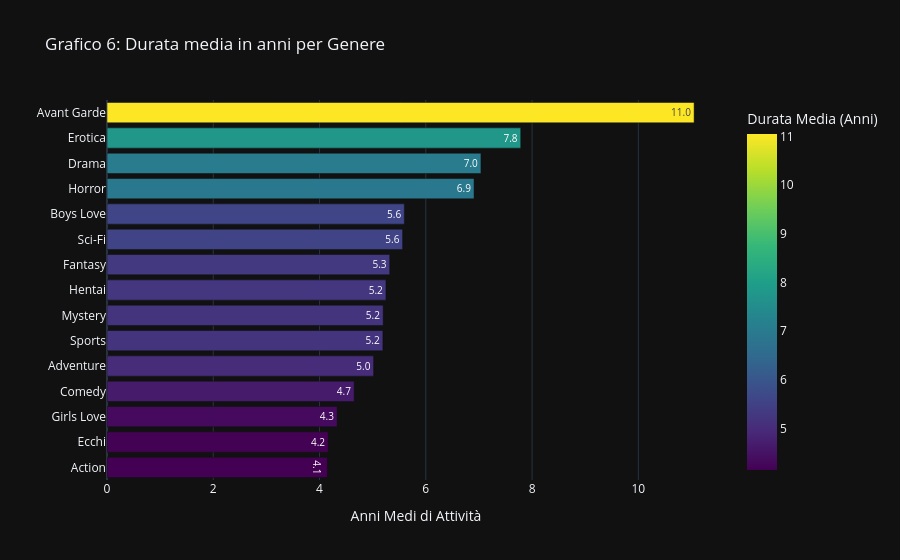

Notebook cell for this chart:
### Markdown cell above
### 🎭 L'Architettura del Genere: Chi invecchia meglio?

### Code cell
# Esplodiamo i generi per analizzarli singolarmente
df_genres_expl = df_clean_duration.explode('genres_list')

# Calcoliamo la durata media per genere
genre_longevity = df_genres_expl.groupby('genres_list')['duration_years'].agg(['mean', 'count']).reset_index()

# Teniamo solo generi con un numero significativo di anime (es. > 50) per evitare distorsioni statistiche
genre_longevity = genre_longevity[genre_longevity['count'] > 50]

# Top 15 generi per durata media
top_long_genres = genre_longevity.sort_values('mean', ascending=True).tail(15)

fig_genre_time = px.bar(top_long_genres, x='mean', y='genres_list', orientation='h',
                        title='Grafico 6: Durata media in anni per Genere',
                        labels={'mean': 'Durata Media (Anni)', 'genres_list': 'Genere'},
                        color='mean',
                        color_continuous_scale='Viridis',
                        template='plotly_dark',
                        text_auto='.1f')

fig_genre_time.update_layout(xaxis_title="Anni Medi di Attività", yaxis_title="")
fig_genre_time.show()

### Figure 1 — Plotly figure (JSON) as saved in the notebook; plotly's stock layout.template omitted (floating-point values rounded to 4 significant figures)
{"data": [{"hovertemplate": "Durata Media (Anni)=%{marker.color}<br>Genere=%{y}<extra></extra>", "legendgroup": "", "marker": {"color": [4.148, 4.163, 4.331, 4.651, 5.017, 5.192, 5.198, 5.25, 5.321, 5.563, 5.596, 6.908, 7.038, 7.787, 11.05], "coloraxis": "coloraxis", "pattern": {"shape": ""}}, "name": "", "orientation": "h", "showlegend": false, "textposition": "auto", "texttemplate": "%{x:.1f}", "type": "bar", "x": [4.148, 4.163, 4.331, 4.651, 5.017, 5.192, 5.198, 5.25, 5.321, 5.563, 5.596, 6.908, 7.038, 7.787, 11.05], "xaxis": "x", "y": ["Action", "Ecchi", "Girls Love", "Comedy", "Adventure", "Sports", "Mystery", "Hentai", "Fantasy", "Sci-Fi", "Boys Love", "Horror", "Drama", "Erotica", "Avant Garde"], "yaxis": "y"}], "layout": {"barmode": "relative", "coloraxis": {"colorbar": {"title": {"text": "Durata Media (Anni)"}}, "colorscale": [[0, "#440154"], [0.1111, "#482878"], [0.2222, "#3e4989"], [0.3333, "#31688e"], [0.4444, "#26828e"], [0.5556, "#1f9e89"], [0.6667, "#35b779"], [0.7778, "#6ece58"], [0.8889, "#b5de2b"], [1, "#fde725"]]}, "legend": {"tracegroupgap": 0}, "title": {"text": "Grafico 6: Durata media in anni per Genere"}, "xaxis": {"anchor": "y", "domain": [0, 1], "title": {"text": "Anni Medi di Attività"}}, "yaxis": {"anchor": "x", "domain": [0, 1], "title": {"text": ""}}}}
